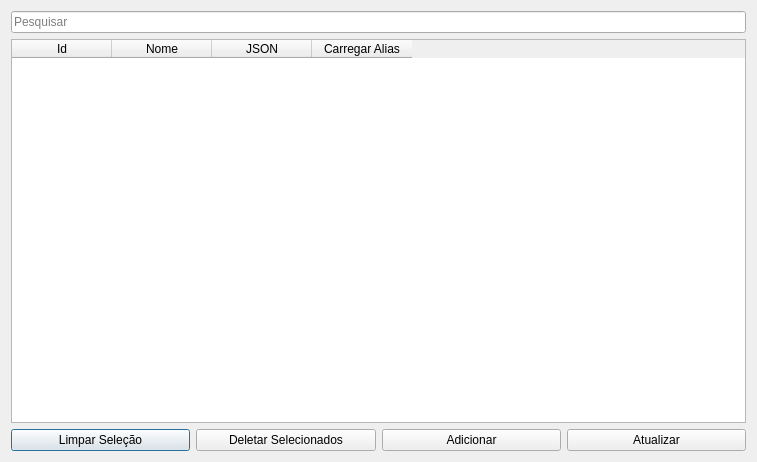
<?xml version="1.0" encoding="UTF-8"?>
<ui version="4.0">
 <class>Dialog</class>
 <widget class="QDialog" name="Dialog">
  <property name="geometry">
   <rect>
    <x>0</x>
    <y>0</y>
    <width>757</width>
    <height>462</height>
   </rect>
  </property>
  <property name="windowTitle">
   <string>Gerenciador de Alias</string>
  </property>
  <layout class="QGridLayout" name="gridLayout">
   <item row="1" column="0">
    <widget class="QTableWidget" name="tableWidget">
     <column>
      <property name="text">
       <string>Id</string>
      </property>
     </column>
     <column>
      <property name="text">
       <string>Nome</string>
      </property>
     </column>
     <column>
      <property name="text">
       <string>JSON</string>
      </property>
     </column>
     <column>
      <property name="text">
       <string>Carregar Alias</string>
      </property>
     </column>
    </widget>
   </item>
   <item row="2" column="0">
    <layout class="QHBoxLayout" name="horizontalLayout">
     <item>
      <widget class="QPushButton" name="clearSelectionBtn">
       <property name="text">
        <string>Limpar Seleção</string>
       </property>
      </widget>
     </item>
     <item>
      <widget class="QPushButton" name="delBtn">
       <property name="text">
        <string>Deletar Selecionados</string>
       </property>
      </widget>
     </item>
     <item>
      <widget class="QPushButton" name="addFormBtn">
       <property name="text">
        <string>Adicionar</string>
       </property>
      </widget>
     </item>
     <item>
      <widget class="QPushButton" name="saveBtn">
       <property name="text">
        <string>Atualizar</string>
       </property>
      </widget>
     </item>
    </layout>
   </item>
   <item row="0" column="0">
    <widget class="QLineEdit" name="searchLe">
     <property name="placeholderText">
      <string>Pesquisar</string>
     </property>
    </widget>
   </item>
  </layout>
 </widget>
 <resources/>
 <connections/>
</ui>
